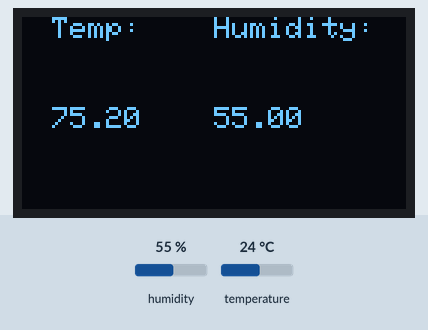
A sketch run on a simulated Arduino Uno, built with avr-gcc and run on an emulated ATmega328P. On the bench: 128×64 one-colour display. The inputs (shaded band) are chosen by the test bench; at power-on: temperature 24 °C, humidity 55 %. The display library's start-up logo is not drawn; what the sketch prints to the serial monitor is not drawn.

Above: at 4.2 s.
4.3 s: temperature set to 12 °C
At 7.7 s:
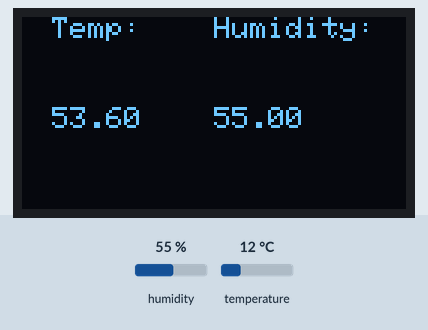
8.4 s: humidity set to 22 %
At 10.8 s:
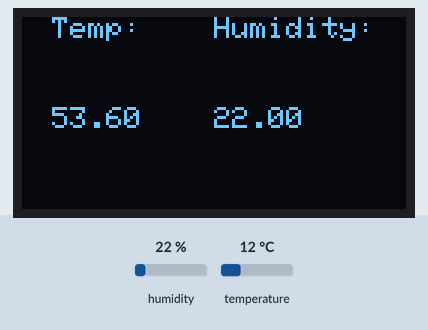
12.5 s: temperature set to 19 °C
At 14.0 s:
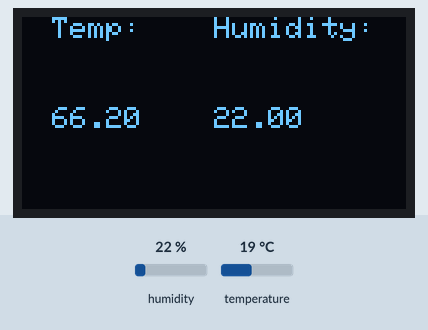
16.6 s: humidity set to 40 %
At 20.4 s:
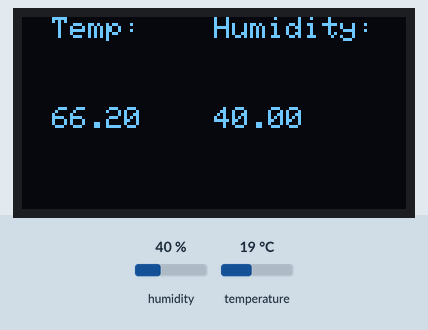
Timing chart, 0 to 21.9 s (numbered marks = the images above; inputs shaded):
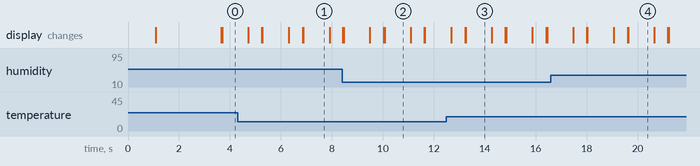

Measured:
- what the display in image 1 shows lasts 1.0 s, from 6.9 s to 7.9 s

The sketch:

temp_sensor.ino
```cpp
// include the library code:
#include <Adafruit_GFX.h>
#include <Adafruit_SSD1306.h>
//----------------------------------------

//----------------------------------------
#define SCREEN_WIDTH 128 //--> OLED display width, in pixels
#define SCREEN_HEIGHT 64 //--> OLED display height, in pixels
//----------------------------------------

//----------------------------------------Declaration for an SSD1306 display connected to I2C (SDA, SCL pins)
#define OLED_RESET     -1 // Reset pin # (or -1 if sharing Arduino reset pin)
Adafruit_SSD1306 display(SCREEN_WIDTH, SCREEN_HEIGHT, &Wire, OLED_RESET);
//----------------------------------------

#include "DHT.h"

// set the DHT Pin
#define DHTPIN 8


#define DHTTYPE DHT11
DHT dht(DHTPIN, DHTTYPE);

void setup() {
  // set up the LCD's number of columns and rows:
 Serial.begin(9600);

  //----------------------------------------SSD1306_SWITCHCAPVCC = generate display voltage from 3.3V internally
  // Address 0x3C for 128x32 and Address 0x3D for 128x64.
  // But on my 128x64 module the 0x3D address doesn't work. What works is the 0x3C address.
  // So please try which address works on your module.
  if(!display.begin(SSD1306_SWITCHCAPVCC, 0x3C)) {
    Serial.println(F("SSD1306 allocation failed"));
    for(;;); //--> Don't proceed, loop for
  }
      display.display();
  delay(1000);

  dht.begin();

  // Print a message to the LCD.
   display.clearDisplay(); //--> for Clearing the display
  //----------------------------------------Display text with text size 1
  display.setTextSize(1);
  display.setTextColor(WHITE);
  display.setCursor(10, 0); //--> (x position, y position)
  display.println("Temp:    Humidity: ");
  display.display();
  delay(2000);
}

void loop() {
  display.clearDisplay();
  display.setTextSize(1);
  display.setTextColor(WHITE);
  display.setCursor(10, 0); //--> (x position, y position)
  display.println("Temp:    Humidity: ");
  display.display();
  delay(500);
  // set the cursor to column 0, line 1
  // (note: line 1 is the second row, since counting begins with 0):
     // read humidity
  float h = dht.readHumidity();
  //read temperature in Fahrenheit
  float f = dht.readTemperature(true);
   Serial.println(f);
  if (isnan(h) || isnan(f)) {
    display.clearDisplay();
    display.setTextSize(1);
    display.setTextColor(WHITE);
    display.setCursor(10, 0);

    display.println("ERROR ");
    display.display();
    return;
  }
  //display.clearDisplay();
  display.setTextSize(1);
  display.setTextColor(WHITE);
  display.setCursor(10, 30); //--> (x position, y position)
  display.println(f);
  display.display();

  display.setTextSize(1);
  display.setTextColor(WHITE);
  display.setCursor(64, 30); //--> (x position, y position)
  display.println(h);
  display.display();

  delay(1000);
}
```
